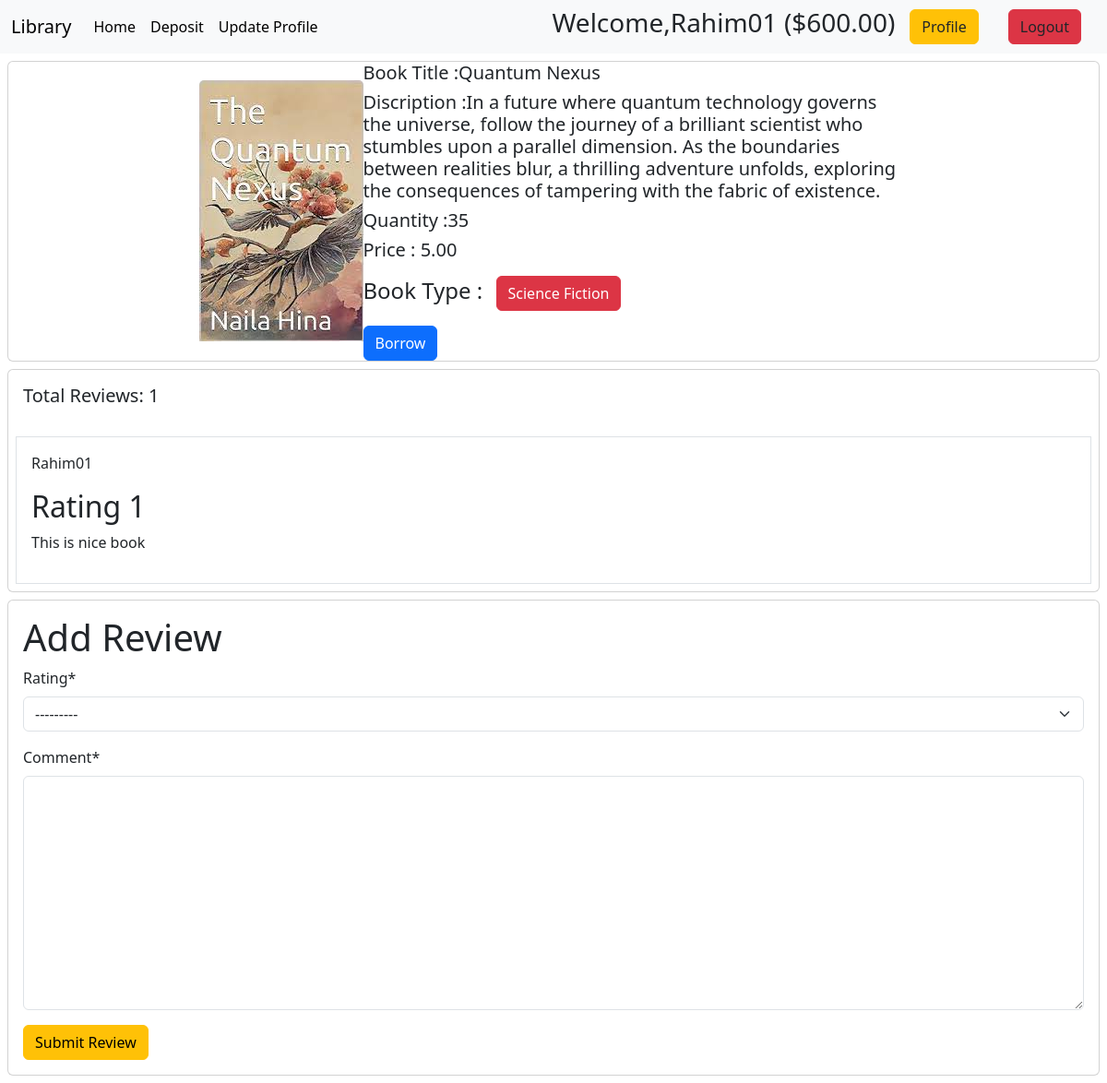
The app's page /bookdetails/9/ (signed in) with its own data.
### transaction/models.py (models this page shows, shortened)
class account(models.Model):
    user = models.OneToOneField(User,related_name='account',unique=True, on_delete=models.CASCADE)
    diposit = models.DecimalField(max_digits=10, decimal_places=2,null=True, blank = True)
    account_balance = models.DecimalField(max_digits=10, decimal_places=2, default=0)

### Book/models.py (models this page shows, shortened)
class Books(models.Model):
    title = models.CharField(max_length=100)
    book_type = models.ForeignKey(Book_category, on_delete=models.CASCADE,null=True)
    discription = models.TextField()
    image = models.FileField(upload_to='', blank = True, null = True)
    borrowing_price = models.DecimalField(max_digits=7, decimal_places=2)
    quantity = models.IntegerField(default=0)

class Book_category(models.Model):
    name = models.CharField(max_length=50)
    slug = models.SlugField(max_length=100,unique=True, null=True, blank=True)
    def __str__(self):
        return self.name

### Borrowbook/models.py (models this page shows, shortened)
class Review(models.Model):
    user = models.ForeignKey(User, on_delete=models.CASCADE)
    book = models.ForeignKey(Books, on_delete=models.CASCADE)
    rating = models.CharField( max_length=50, choices=ratting)
    comment = models.TextField()

### Library_Management_System/views.py (the view, shortened to what this page needs)
# urls.py: path('bookdetails/<int:id>/', views.Details.as_view(), name='Details')
class Details(DetailView):
    model = Books
    pk_url_kwarg = 'id'
    template_name = 'book_details.html'
    context_object_name = 'details'
    def get_context_data(self, **kwargs):
        context = super().get_context_data(**kwargs)
        book_model = self.object
        has_bought_book = Borrowedbook.objects.filter(user=self.request.user, books=book_model).exists()
        if has_bought_book:
            reviews = book_model.review_set.all()
            review_form = ReviewForm()
        else:
            reviews = None
            review_form = None
        context['reviews'] = reviews
        context['review_form'] = review_form
        context['has_bought_book'] = has_bought_book
        return context

### Borrowbook/forms.py
class ReviewForm(forms.ModelForm):
    class Meta:
        model = Review
        fields = ['rating', 'comment']

### templates/book_details.html (shortened to what this page needs)
{% extends "base.html" %}
{% load static %}
{%  load crispy_forms_tags %}
{% block css %}
<link rel="stylesheet" type="text/css" href="{% static 'css/home.css' %}">
{% endblock  %}
{% block content %}
<div class="col-12 p-img">
    <div class="card m-2 p-img">
            <div class='d-flex  align-items-center justify-content-center'>
                <div class="p-img">
                    <img src="{{details.image.url}}" class="card-img-top " alt="..." >
                </div>
                <div style="width:50% ; margin">
                    <h5 class="card-title">Book Title :{{details.title}} </h5>
                    <h5 class="card-title">Discription :{{details.discription}} </h5>
                    <h5 class="card-title">Quantity :{{details.quantity}} </h5>
                    <h5 class="card-title">Price : {{details.borrowing_price}}</h5>
                    <h4>Book Type : <button class="btn btn-danger  m-2">{{details.book_type}}</button></h4>
                    {% if request.user.is_authenticated %}
                   <a href="{% url 'borrow' id=details.id %}" class="btn btn-primary">Borrow</a>
                    {% endif %}
                </div>
            </div>
    </div>
</div>
<div class="card m-2">
    <h5 class="p-3">Total Reviews: {{ reviews | length }}</h5>
    {% for review in reviews %}
        <div class="card-body border m-2">
            <p>{{ review.user.username }} </p>
            <h2>Rating {{ review.rating }}</h2>
            <p>{{ review.comment }}</p>
        </div>
    {% endfor %}
</div>
{% if request.user.is_authenticated %}
{% if has_bought_book %}
    <div class="card m-2">
        <div class="card-body">
            <form method="post">
                <h1>Add Review</h1>
                {{ review_form | crispy }}
                <button class="btn btn-warning">Submit Review</button>
            </form>
        </div>
    </div>
{% endif %}
{% endif %}
{% endblock  %}

### templates/base.html (shortened to what this page needs)
<!DOCTYPE html>
<html lang="en">
<head>
    <link href="https://cdn.jsdelivr.net/npm/bootstrap@5.3.2/dist/css/bootstrap.min.css" rel="stylesheet">
    {% block css %}{% endblock  %}
</head>
<body>
  <nav class="navbar navbar-expand-lg navbar-light bg-light">
    <div class="container-fluid">
      <a class="navbar-brand" href="#">Library</a>
      <div class="collapse navbar-collapse" id="navbarSupportedContent">
        <ul class="navbar-nav me-auto mb-2 mb-lg-0">
          <li class="nav-item">
            <a class="nav-link active" aria-current="page" href="{% url 'home' %}">Home</a>
          </li>
          {% if request.user.is_authenticated %}
          <li class="nav-item">
            <a class="nav-link active" aria-current="page" href="{% url 'deposit' %}">Deposit</a>
          </li>
          <li class="nav-item">
            <a class="nav-link active" aria-current="page" href="{% url 'Profile_update' %}">Update Profile</a>
          </li>
          {% endif %}
        </ul>
        {% if request.user.is_authenticated %}
            <h3>Welcome,{{user.username}} (${{ request.user.account.account_balance}}) </h3>
            <a class="mx-3 btn btn-warning text-dark" href="{% url 'profile' %}">Profile</a>
            <a class="mx-3 btn btn-danger text-dark" href="{% url 'user_logout' %}">Logout</a>
            {% else %}
            <a class="mx-3 btn btn-warning text-dark" href="{% url 'sing_up' %}">Sing_Up</a>
            <a class="mx-3 btn btn-warning text-dark" href="{% url 'user_login' %}">Login</a>
            {% endif %}
      </div>
    </div>
  </nav>
      {% block content %}{% endblock  %}
</body>
</html>

### records on screen
Books: image (picture), title "Quantum Nexus", discription "In a future where quantum technology governs the universe, follow the journey of a brilliant scientist who stumbles upon a parallel dimension. As the boundaries between realities blur, a thrilling adventure unfolds, exploring the consequences of tampering with the fabric of existence.", quantity "35", borrowing_price "5.00", book_type "Science Fiction"
Review: user.username "Rahim01", rating "1", comment "This is nice book"

### other values on screen
{{ user.username }} "Rahim01"
{{ request.user.account.account_balance }} "600.00"
{{ reviews | length }} "1"
